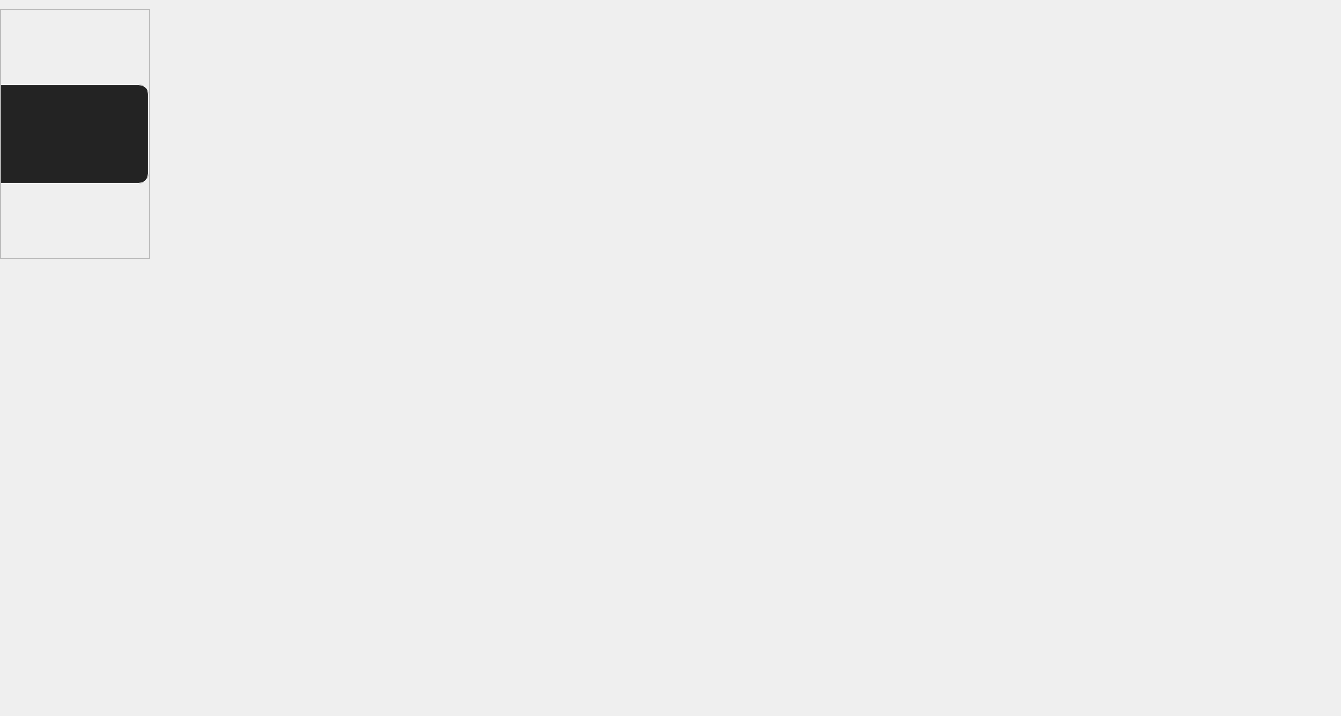
<?xml version="1.0" encoding="UTF-8"?>
<ui version="4.0">
 <class>MainWindow</class>
 <widget class="QMainWindow" name="MainWindow">
  <property name="geometry">
   <rect>
    <x>0</x>
    <y>0</y>
    <width>1341</width>
    <height>716</height>
   </rect>
  </property>
  <property name="windowTitle">
   <string>MainWindow</string>
  </property>
  <property name="styleSheet">
   <string notr="true">QWidget {font: 87 italic 19pt &quot;Segoe UI Black&quot;;}
QWidget#centralwidget {background-image: url(:/src/background.jpg);}

QLabel {color: rgb(255, 255, 255);}

QLineEdit{ background-color: rgb(35, 35, 35);
border: 2px solid gray;
border-radius: 10px;
padding: 0 8px;
selection-background-color: darkgray;
font-size: 16px;}


QLineEdit:focus {background-color: rgb(77, 77, 77);}


QPushButton {
  font-weight: 600;
  color: rgb(255, 255, 255);
  padding: 1.25em 2em;
  text-transform: uppercase;
  background-color: rgb(35, 35, 35);
  border-top: 1px solid rgb(255, 255, 255);
  border-bottom: 1px solid rgb(255, 255, 255);
  broder-radius: 0px;
  transition: transform 0.15s;
  transform-style: preserve-3d;
}

QPushButton:pressed {
  
	background-color: rgb(50, 0, 0);
}
</string>
  </property>
  <widget class="QWidget" name="centralwidget">
   <property name="styleSheet">
    <string notr="true"/>
   </property>
   <layout class="QVBoxLayout" name="verticalLayout">
    <property name="leftMargin">
     <number>0</number>
    </property>
    <property name="rightMargin">
     <number>0</number>
    </property>
    <item>
     <layout class="QHBoxLayout" name="horizontalLayout" stretch="1,2,1">
      <item>
       <widget class="QFrame" name="frame">
        <property name="maximumSize">
         <size>
          <width>150</width>
          <height>16777215</height>
         </size>
        </property>
        <property name="frameShape">
         <enum>QFrame::StyledPanel</enum>
        </property>
        <property name="frameShadow">
         <enum>QFrame::Raised</enum>
        </property>
        <layout class="QVBoxLayout" name="verticalLayout_2">
         <property name="leftMargin">
          <number>0</number>
         </property>
         <property name="rightMargin">
          <number>0</number>
         </property>
         <item>
          <widget class="QPushButton" name="pushButton">
           <property name="maximumSize">
            <size>
             <width>16777215</width>
             <height>100</height>
            </size>
           </property>
           <property name="styleSheet">
            <string notr="true">border: 0px;
border-top-right-radius: 10px;
border-bottom-right-radius: 10px;
border-top: 1px solid rgb(255, 255, 255);
border-bottom: 1px solid rgb(255, 255, 255);
border-right: 1px solid rgb(255, 255, 255);</string>
           </property>
           <property name="text">
            <string/>
           </property>
          </widget>
         </item>
        </layout>
       </widget>
      </item>
      <item>
       <widget class="QLabel" name="logo">
        <property name="minimumSize">
         <size>
          <width>1000</width>
          <height>250</height>
         </size>
        </property>
        <property name="maximumSize">
         <size>
          <width>16777215</width>
          <height>16777215</height>
         </size>
        </property>
        <property name="styleSheet">
         <string notr="true">image: url(:/src/UltraLOGO.png);</string>
        </property>
        <property name="text">
         <string/>
        </property>
       </widget>
      </item>
      <item>
       <spacer name="horizontalSpacer">
        <property name="orientation">
         <enum>Qt::Horizontal</enum>
        </property>
        <property name="sizeType">
         <enum>QSizePolicy::Maximum</enum>
        </property>
        <property name="sizeHint" stdset="0">
         <size>
          <width>200</width>
          <height>20</height>
         </size>
        </property>
       </spacer>
      </item>
     </layout>
    </item>
    <item>
     <spacer name="vertical_spacer_1">
      <property name="orientation">
       <enum>Qt::Vertical</enum>
      </property>
      <property name="sizeHint" stdset="0">
       <size>
        <width>20</width>
        <height>150</height>
       </size>
      </property>
     </spacer>
    </item>
    <item>
     <spacer name="vertical_spacer_2">
      <property name="orientation">
       <enum>Qt::Vertical</enum>
      </property>
      <property name="sizeHint" stdset="0">
       <size>
        <width>20</width>
        <height>150</height>
       </size>
      </property>
     </spacer>
    </item>
   </layout>
  </widget>
 </widget>
 <resources>
  <include location="../src/background.qrc"/>
 </resources>
 <connections/>
</ui>
